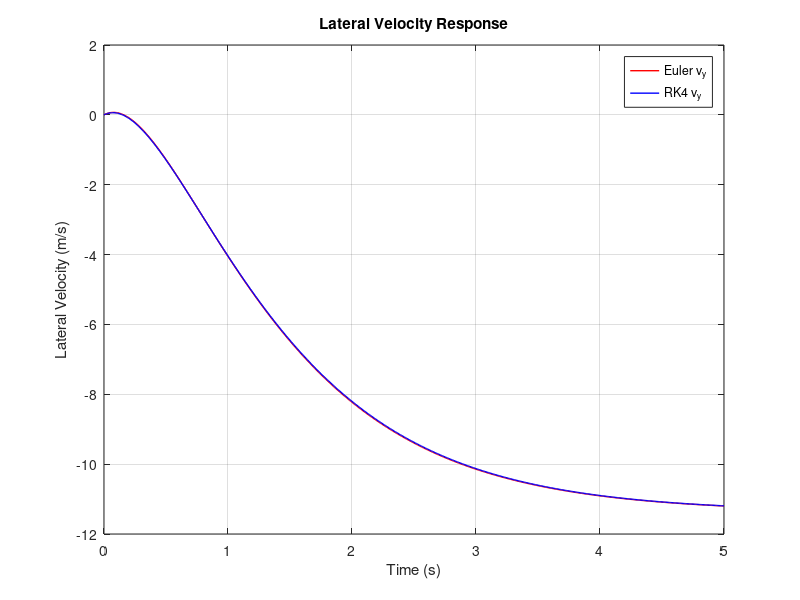
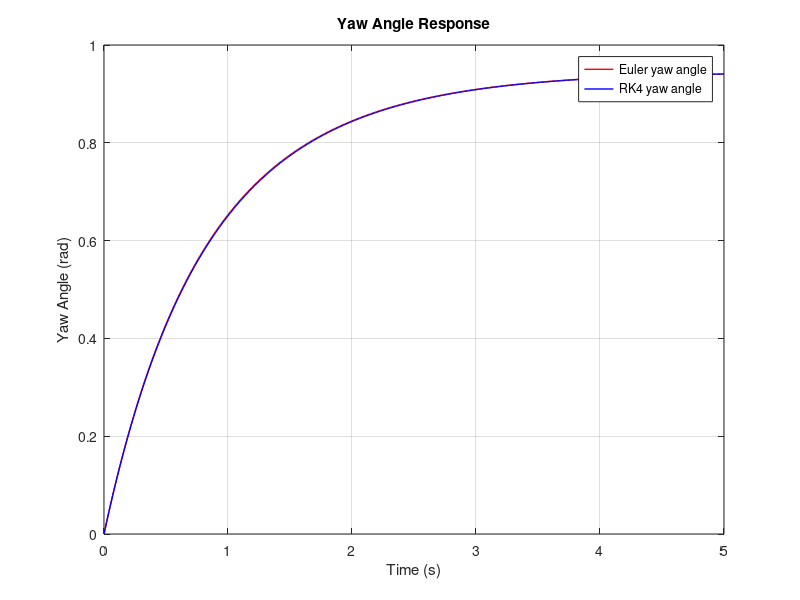

These charts were generated, in order, by the following MATLAB code:
clear; clc; close all;

%% Vehicle Parameters
m = 1400;
a = 1.14;
b = 1.33;
Cf = 25000;
Cr = 21000;
Iz = 2420;
u = 75 * 1000 / 3600;   % m/s
delta = 0.1;

%A and B matrices 
A = [-(Cf + Cr)/(m*u), (-a*Cf + b*Cr)/(m*u) - u; -(a*Cf - b*Cr)/(Iz*u), -(a^2*Cf + b^2*Cr)/(Iz*u)];
B = [Cf/m; a*Cf/Iz];

%% Time setup
h = 0.01;
t = 0:h:5;
N = length(t);

% Initialize vectors: [v_y; psi]
x_euler = zeros(2, N);
x_rk4   = zeros(2, N);

%Euler Method
for n = 1:N-1
    x_euler(:,n+1) = x_euler(:,n) + h * (A * x_euler(:,n) + B * delta);
end

%RK4 Method 
for n = 1:N-1
    k1 = A * x_rk4(:,n) + B * delta;
    k2 = A * (x_rk4(:,n) + 0.5*h*k1) + B * delta;
    k3 = A * (x_rk4(:,n) + 0.5*h*k2) + B * delta;
    k4 = A * (x_rk4(:,n) + h*k3) + B * delta;
    x_rk4(:,n+1) = x_rk4(:,n) + (h/6)*(k1 + 2*k2 + 2*k3 + k4);
end

%Plot Lateral Velocity
figure;
plot(t, x_euler(1,:), 'r', 'LineWidth', 1, 'DisplayName', 'Euler v_y'); %Euler Plot
hold on;
plot(t, x_rk4(1,:), 'b', 'LineWidth', 1, 'DisplayName', 'RK4 v_y'); %RK4 Plot
xlabel('Time (s)');
ylabel('Lateral Velocity (m/s)');
title('Lateral Velocity Response');
legend; 
grid on;

% Plot Yaw Angle
figure;
plot(t, x_euler(2,:), 'r', 'LineWidth', 1, 'DisplayName', 'Euler yaw angle');
hold on;
plot(t, x_rk4(2,:), 'b', 'LineWidth', 1, 'DisplayName', 'RK4 yaw angle');
xlabel('Time (s)');
ylabel('Yaw Angle (rad)');
title('Yaw Angle Response');
legend;
grid on;